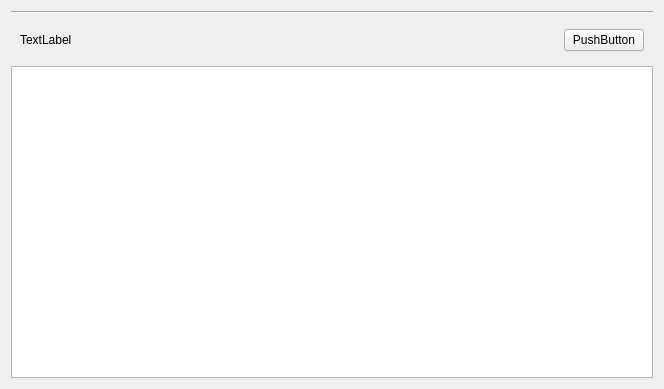
<?xml version="1.0" encoding="UTF-8"?>
<ui version="4.0">
 <class>Form</class>
 <widget class="QWidget" name="Form">
  <property name="geometry">
   <rect>
    <x>0</x>
    <y>0</y>
    <width>664</width>
    <height>389</height>
   </rect>
  </property>
  <property name="windowTitle">
   <string>Form</string>
  </property>
  <layout class="QVBoxLayout" name="verticalLayout">
   <item>
    <widget class="Line" name="line">
     <property name="orientation">
      <enum>Qt::Horizontal</enum>
     </property>
    </widget>
   </item>
   <item>
    <widget class="QWidget" name="widget" native="true">
     <layout class="QHBoxLayout" name="horizontalLayout">
      <item>
       <widget class="QLabel" name="label">
        <property name="text">
         <string>TextLabel</string>
        </property>
       </widget>
      </item>
      <item>
       <spacer name="horizontalSpacer">
        <property name="orientation">
         <enum>Qt::Horizontal</enum>
        </property>
        <property name="sizeHint" stdset="0">
         <size>
          <width>484</width>
          <height>20</height>
         </size>
        </property>
       </spacer>
      </item>
      <item>
       <widget class="QPushButton" name="pushButton">
        <property name="text">
         <string>PushButton</string>
        </property>
       </widget>
      </item>
     </layout>
    </widget>
   </item>
   <item>
    <widget class="QListWidget" name="listWidget"/>
   </item>
  </layout>
 </widget>
 <resources/>
 <connections/>
</ui>
